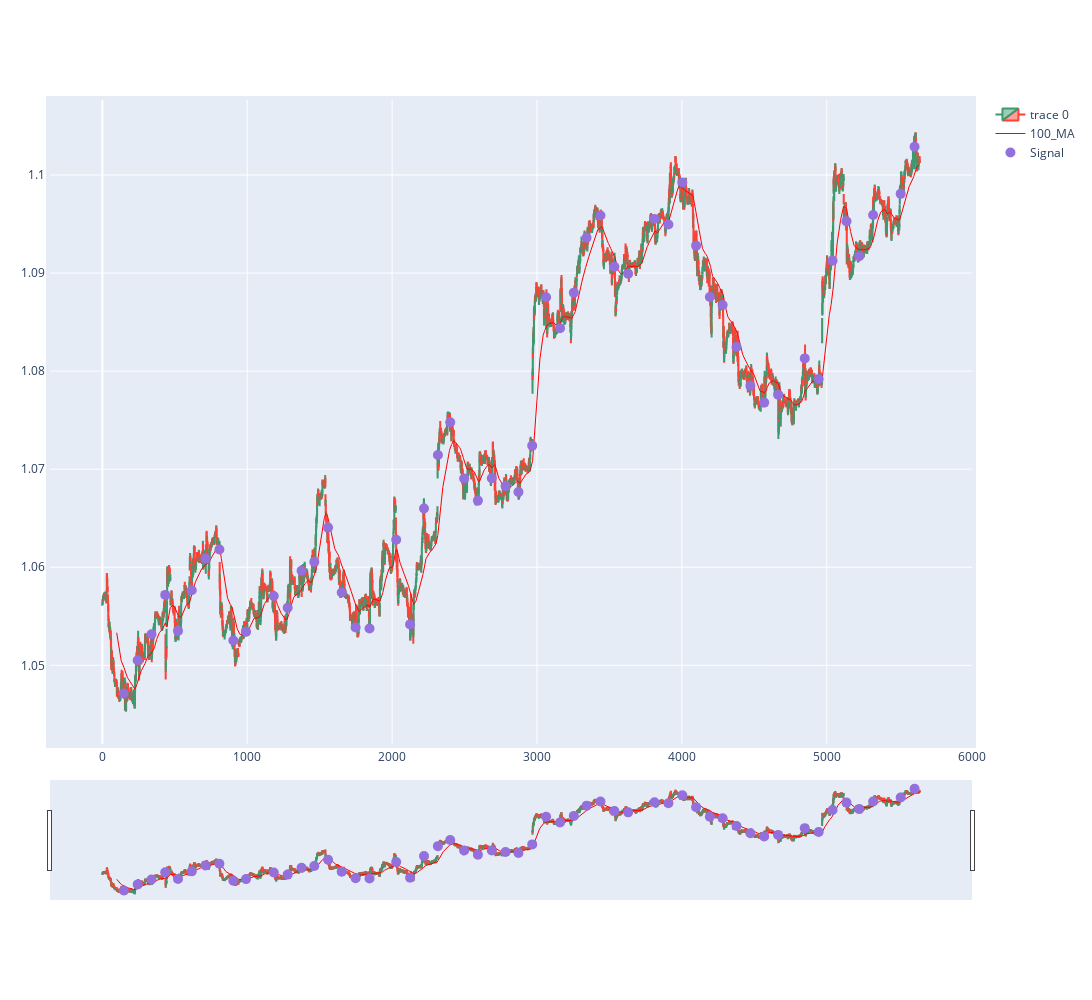

Notebook code for this chart:
### Code cell
import plotly.graph_objects as go
from plotly.subplots import make_subplots
from datetime import datetime
st=0
dfpl = df[st:st+ len(df)]
dfpl.reset_index(inplace=True)
fig = go.Figure(data=[go.Candlestick(x=dfpl.index,
                open=dfpl['Open'],
                high=dfpl['High'],
                low=dfpl['Low'],
                close=dfpl['Close']),
                # go.Scatter(x=dfpl.index, y=dfpl.VWAP, 
                #            line=dict(color='blue', width=1), 
                #            name="VWAP"), 
                # go.Scatter(x=dfpl.index, y=dfpl['BBL.0'], 
                #            line=dict(color='green', width=1), 
                #            name="BBL"),
                # go.Scatter(x=dfpl.index, y=dfpl['BBU.0'], 
                #            line=dict(color='green', width=1), 
                #            name="BBU")
                go.Scatter(x=dfpl.index, y=dfpl['100_MA'],
                            line=dict(color='red', width=1), 
                            name="100_MA"),
      ])

fig.add_scatter(x=dfpl.index, y=dfpl['pointposbreak'], mode="markers",
                marker=dict(size=10, color="MediumPurple"),
                name="Signal")

# set figure size
fig.update_layout(
    autosize=False,
    width=1600,
    height=1000,
    margin=dict(l=50,r=50,b=100,t=100,pad=4)
)

fig.show()

### Figure 1 — Plotly figure (JSON) as saved in the notebook; plotly's stock layout.template omitted (floating-point values rounded to 4 significant figures; data arrays with more than 128 entries replaced by an {"elided": "..."} marker saying what was removed)
{"data": [{"close": {"elided": "5642 float values"}, "high": {"elided": "5642 float values"}, "low": {"elided": "5642 float values"}, "open": {"elided": "5642 float values"}, "type": "candlestick", "x": {"elided": "5642 int values"}}, {"line": {"color": "red", "width": 1}, "name": "100_MA", "type": "scatter", "x": {"elided": "5642 int values"}, "y": {"elided": "5642 float values"}}, {"marker": {"color": "MediumPurple", "size": 10}, "mode": "markers", "name": "Signal", "type": "scatter", "x": {"elided": "5642 int values"}, "y": {"elided": "5642 float values"}}], "layout": {"autosize": false, "height": 1000, "margin": {"b": 100, "l": 50, "pad": 4, "r": 50, "t": 100}, "width": 1600}}
